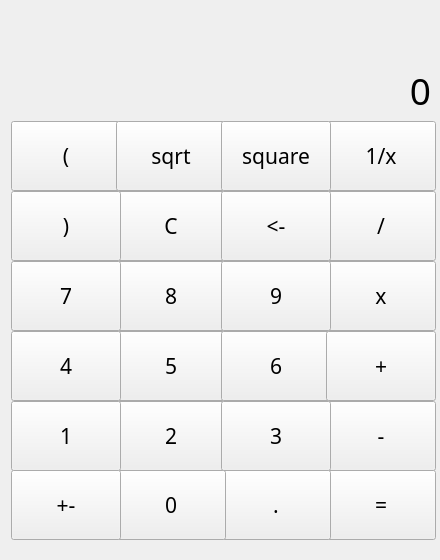
<?xml version="1.0" encoding="UTF-8"?>
<ui version="4.0">
 <class>CalculatorClass</class>
 <widget class="QMainWindow" name="CalculatorClass">
  <property name="geometry">
   <rect>
    <x>0</x>
    <y>0</y>
    <width>440</width>
    <height>560</height>
   </rect>
  </property>
  <property name="minimumSize">
   <size>
    <width>440</width>
    <height>560</height>
   </size>
  </property>
  <property name="maximumSize">
   <size>
    <width>440</width>
    <height>560</height>
   </size>
  </property>
  <property name="windowTitle">
   <string>Calculator</string>
  </property>
  <widget class="QWidget" name="centralWidget">
   <property name="maximumSize">
    <size>
     <width>483</width>
     <height>604</height>
    </size>
   </property>
   <widget class="QWidget" name="gridLayoutWidget">
    <property name="geometry">
     <rect>
      <x>0</x>
      <y>10</y>
      <width>442</width>
      <height>541</height>
     </rect>
    </property>
    <layout class="QGridLayout" name="gridLayout">
     <property name="spacing">
      <number>0</number>
     </property>
     <item row="5" column="1">
      <widget class="QPushButton" name="num_5">
       <property name="minimumSize">
        <size>
         <width>110</width>
         <height>70</height>
        </size>
       </property>
       <property name="maximumSize">
        <size>
         <width>110</width>
         <height>70</height>
        </size>
       </property>
       <property name="font">
        <font>
         <family>Microsoft YaHei</family>
         <pointsize>16</pointsize>
        </font>
       </property>
       <property name="styleSheet">
        <string notr="true"/>
       </property>
       <property name="text">
        <string>5</string>
       </property>
      </widget>
     </item>
     <item row="2" column="3">
      <widget class="QPushButton" name="reciprocal">
       <property name="minimumSize">
        <size>
         <width>110</width>
         <height>70</height>
        </size>
       </property>
       <property name="maximumSize">
        <size>
         <width>110</width>
         <height>70</height>
        </size>
       </property>
       <property name="font">
        <font>
         <family>Microsoft YaHei</family>
         <pointsize>16</pointsize>
        </font>
       </property>
       <property name="text">
        <string>1/x</string>
       </property>
      </widget>
     </item>
     <item row="4" column="3">
      <widget class="QPushButton" name="mult">
       <property name="minimumSize">
        <size>
         <width>110</width>
         <height>70</height>
        </size>
       </property>
       <property name="maximumSize">
        <size>
         <width>110</width>
         <height>70</height>
        </size>
       </property>
       <property name="font">
        <font>
         <family>Microsoft YaHei</family>
         <pointsize>16</pointsize>
        </font>
       </property>
       <property name="text">
        <string>x</string>
       </property>
      </widget>
     </item>
     <item row="4" column="1">
      <widget class="QPushButton" name="num_8">
       <property name="minimumSize">
        <size>
         <width>110</width>
         <height>70</height>
        </size>
       </property>
       <property name="maximumSize">
        <size>
         <width>110</width>
         <height>70</height>
        </size>
       </property>
       <property name="font">
        <font>
         <family>Microsoft YaHei</family>
         <pointsize>16</pointsize>
        </font>
       </property>
       <property name="styleSheet">
        <string notr="true"/>
       </property>
       <property name="text">
        <string>8</string>
       </property>
      </widget>
     </item>
     <item row="3" column="3">
      <widget class="QPushButton" name="div">
       <property name="minimumSize">
        <size>
         <width>110</width>
         <height>70</height>
        </size>
       </property>
       <property name="maximumSize">
        <size>
         <width>110</width>
         <height>70</height>
        </size>
       </property>
       <property name="font">
        <font>
         <family>Microsoft YaHei</family>
         <pointsize>16</pointsize>
        </font>
       </property>
       <property name="text">
        <string>/</string>
       </property>
      </widget>
     </item>
     <item row="8" column="3">
      <widget class="QPushButton" name="equal">
       <property name="minimumSize">
        <size>
         <width>110</width>
         <height>70</height>
        </size>
       </property>
       <property name="maximumSize">
        <size>
         <width>110</width>
         <height>70</height>
        </size>
       </property>
       <property name="font">
        <font>
         <family>Microsoft YaHei</family>
         <pointsize>16</pointsize>
        </font>
       </property>
       <property name="text">
        <string>=</string>
       </property>
      </widget>
     </item>
     <item row="2" column="0">
      <widget class="QPushButton" name="leftParenthesis">
       <property name="sizePolicy">
        <sizepolicy hsizetype="Minimum" vsizetype="Minimum">
         <horstretch>0</horstretch>
         <verstretch>0</verstretch>
        </sizepolicy>
       </property>
       <property name="minimumSize">
        <size>
         <width>110</width>
         <height>70</height>
        </size>
       </property>
       <property name="maximumSize">
        <size>
         <width>110</width>
         <height>70</height>
        </size>
       </property>
       <property name="font">
        <font>
         <family>Microsoft YaHei</family>
         <pointsize>16</pointsize>
        </font>
       </property>
       <property name="whatsThis">
        <string>&lt;html&gt;&lt;head/&gt;&lt;body&gt;&lt;p&gt;(&lt;/p&gt;&lt;/body&gt;&lt;/html&gt;</string>
       </property>
       <property name="text">
        <string>(</string>
       </property>
      </widget>
     </item>
     <item row="3" column="1">
      <widget class="QPushButton" name="clear">
       <property name="minimumSize">
        <size>
         <width>110</width>
         <height>70</height>
        </size>
       </property>
       <property name="maximumSize">
        <size>
         <width>110</width>
         <height>70</height>
        </size>
       </property>
       <property name="font">
        <font>
         <family>Microsoft YaHei</family>
         <pointsize>16</pointsize>
        </font>
       </property>
       <property name="text">
        <string>C</string>
       </property>
      </widget>
     </item>
     <item row="8" column="2">
      <widget class="QPushButton" name="dot">
       <property name="minimumSize">
        <size>
         <width>110</width>
         <height>70</height>
        </size>
       </property>
       <property name="maximumSize">
        <size>
         <width>110</width>
         <height>70</height>
        </size>
       </property>
       <property name="font">
        <font>
         <family>Microsoft YaHei</family>
         <pointsize>16</pointsize>
        </font>
       </property>
       <property name="text">
        <string>.</string>
       </property>
      </widget>
     </item>
     <item row="2" column="1">
      <widget class="QPushButton" name="square">
       <property name="minimumSize">
        <size>
         <width>110</width>
         <height>70</height>
        </size>
       </property>
       <property name="maximumSize">
        <size>
         <width>110</width>
         <height>70</height>
        </size>
       </property>
       <property name="font">
        <font>
         <family>Microsoft YaHei</family>
         <pointsize>16</pointsize>
        </font>
       </property>
       <property name="text">
        <string>sqrt</string>
       </property>
      </widget>
     </item>
     <item row="8" column="1">
      <widget class="QPushButton" name="num_0">
       <property name="minimumSize">
        <size>
         <width>110</width>
         <height>70</height>
        </size>
       </property>
       <property name="maximumSize">
        <size>
         <width>110</width>
         <height>70</height>
        </size>
       </property>
       <property name="font">
        <font>
         <family>Microsoft YaHei</family>
         <pointsize>16</pointsize>
        </font>
       </property>
       <property name="styleSheet">
        <string notr="true"/>
       </property>
       <property name="text">
        <string>0</string>
       </property>
      </widget>
     </item>
     <item row="3" column="0">
      <widget class="QPushButton" name="rightParenthesis">
       <property name="sizePolicy">
        <sizepolicy hsizetype="Minimum" vsizetype="Minimum">
         <horstretch>0</horstretch>
         <verstretch>0</verstretch>
        </sizepolicy>
       </property>
       <property name="minimumSize">
        <size>
         <width>110</width>
         <height>70</height>
        </size>
       </property>
       <property name="maximumSize">
        <size>
         <width>110</width>
         <height>70</height>
        </size>
       </property>
       <property name="font">
        <font>
         <family>Microsoft YaHei</family>
         <pointsize>16</pointsize>
        </font>
       </property>
       <property name="text">
        <string>)</string>
       </property>
      </widget>
     </item>
     <item row="5" column="2">
      <widget class="QPushButton" name="num_6">
       <property name="minimumSize">
        <size>
         <width>110</width>
         <height>70</height>
        </size>
       </property>
       <property name="maximumSize">
        <size>
         <width>110</width>
         <height>70</height>
        </size>
       </property>
       <property name="font">
        <font>
         <family>Microsoft YaHei</family>
         <pointsize>16</pointsize>
        </font>
       </property>
       <property name="styleSheet">
        <string notr="true"/>
       </property>
       <property name="text">
        <string>6</string>
       </property>
      </widget>
     </item>
     <item row="5" column="3">
      <widget class="QPushButton" name="sub">
       <property name="minimumSize">
        <size>
         <width>110</width>
         <height>70</height>
        </size>
       </property>
       <property name="maximumSize">
        <size>
         <width>110</width>
         <height>70</height>
        </size>
       </property>
       <property name="font">
        <font>
         <family>Microsoft YaHei</family>
         <pointsize>16</pointsize>
        </font>
       </property>
       <property name="text">
        <string>+</string>
       </property>
      </widget>
     </item>
     <item row="2" column="2">
      <widget class="QPushButton" name="power">
       <property name="minimumSize">
        <size>
         <width>110</width>
         <height>70</height>
        </size>
       </property>
       <property name="maximumSize">
        <size>
         <width>110</width>
         <height>70</height>
        </size>
       </property>
       <property name="font">
        <font>
         <family>Microsoft YaHei</family>
         <pointsize>16</pointsize>
        </font>
       </property>
       <property name="whatsThis">
        <string>&lt;html&gt;&lt;head/&gt;&lt;body&gt;&lt;p&gt;&lt;span style=&quot; font-size:14pt;&quot;&gt;x&lt;/span&gt;&lt;span style=&quot; font-size:14pt; vertical-align:super;&quot;&gt;2&lt;/span&gt;&lt;/p&gt;&lt;/body&gt;&lt;/html&gt;</string>
       </property>
       <property name="text">
        <string>square</string>
       </property>
      </widget>
     </item>
     <item row="6" column="1">
      <widget class="QPushButton" name="num_2">
       <property name="minimumSize">
        <size>
         <width>110</width>
         <height>70</height>
        </size>
       </property>
       <property name="maximumSize">
        <size>
         <width>110</width>
         <height>70</height>
        </size>
       </property>
       <property name="font">
        <font>
         <family>Microsoft YaHei</family>
         <pointsize>16</pointsize>
        </font>
       </property>
       <property name="styleSheet">
        <string notr="true"/>
       </property>
       <property name="text">
        <string>2</string>
       </property>
      </widget>
     </item>
     <item row="6" column="3">
      <widget class="QPushButton" name="add">
       <property name="minimumSize">
        <size>
         <width>110</width>
         <height>70</height>
        </size>
       </property>
       <property name="maximumSize">
        <size>
         <width>110</width>
         <height>70</height>
        </size>
       </property>
       <property name="font">
        <font>
         <family>Microsoft YaHei</family>
         <pointsize>16</pointsize>
        </font>
       </property>
       <property name="text">
        <string>-</string>
       </property>
      </widget>
     </item>
     <item row="6" column="0">
      <widget class="QPushButton" name="num_1">
       <property name="minimumSize">
        <size>
         <width>110</width>
         <height>70</height>
        </size>
       </property>
       <property name="maximumSize">
        <size>
         <width>110</width>
         <height>70</height>
        </size>
       </property>
       <property name="font">
        <font>
         <family>Microsoft YaHei</family>
         <pointsize>16</pointsize>
        </font>
       </property>
       <property name="styleSheet">
        <string notr="true"/>
       </property>
       <property name="text">
        <string>1</string>
       </property>
      </widget>
     </item>
     <item row="5" column="0">
      <widget class="QPushButton" name="num_4">
       <property name="enabled">
        <bool>true</bool>
       </property>
       <property name="sizePolicy">
        <sizepolicy hsizetype="Minimum" vsizetype="Minimum">
         <horstretch>0</horstretch>
         <verstretch>0</verstretch>
        </sizepolicy>
       </property>
       <property name="minimumSize">
        <size>
         <width>110</width>
         <height>70</height>
        </size>
       </property>
       <property name="maximumSize">
        <size>
         <width>110</width>
         <height>70</height>
        </size>
       </property>
       <property name="font">
        <font>
         <family>Microsoft YaHei</family>
         <pointsize>16</pointsize>
        </font>
       </property>
       <property name="styleSheet">
        <string notr="true"/>
       </property>
       <property name="text">
        <string>4</string>
       </property>
      </widget>
     </item>
     <item row="0" column="0" colspan="4">
      <widget class="QLabel" name="expression">
       <property name="minimumSize">
        <size>
         <width>0</width>
         <height>30</height>
        </size>
       </property>
       <property name="maximumSize">
        <size>
         <width>430</width>
         <height>40</height>
        </size>
       </property>
       <property name="font">
        <font>
         <family>Microsoft YaHei</family>
         <pointsize>10</pointsize>
        </font>
       </property>
       <property name="text">
        <string>&lt;html&gt;&lt;head/&gt;&lt;body&gt;&lt;p align=&quot;right&quot;&gt;&lt;br/&gt;&lt;/p&gt;&lt;/body&gt;&lt;/html&gt;</string>
       </property>
      </widget>
     </item>
     <item row="3" column="2">
      <widget class="QPushButton" name="delete_2">
       <property name="minimumSize">
        <size>
         <width>110</width>
         <height>70</height>
        </size>
       </property>
       <property name="maximumSize">
        <size>
         <width>110</width>
         <height>70</height>
        </size>
       </property>
       <property name="font">
        <font>
         <family>Microsoft YaHei</family>
         <pointsize>16</pointsize>
        </font>
       </property>
       <property name="text">
        <string>&lt;-</string>
       </property>
      </widget>
     </item>
     <item row="6" column="2">
      <widget class="QPushButton" name="num_3">
       <property name="minimumSize">
        <size>
         <width>110</width>
         <height>70</height>
        </size>
       </property>
       <property name="maximumSize">
        <size>
         <width>110</width>
         <height>70</height>
        </size>
       </property>
       <property name="font">
        <font>
         <family>Microsoft YaHei</family>
         <pointsize>16</pointsize>
        </font>
       </property>
       <property name="styleSheet">
        <string notr="true"/>
       </property>
       <property name="text">
        <string>3</string>
       </property>
      </widget>
     </item>
     <item row="4" column="2">
      <widget class="QPushButton" name="num_9">
       <property name="minimumSize">
        <size>
         <width>110</width>
         <height>70</height>
        </size>
       </property>
       <property name="maximumSize">
        <size>
         <width>110</width>
         <height>70</height>
        </size>
       </property>
       <property name="font">
        <font>
         <family>Microsoft YaHei</family>
         <pointsize>16</pointsize>
        </font>
       </property>
       <property name="styleSheet">
        <string notr="true"/>
       </property>
       <property name="text">
        <string>9</string>
       </property>
      </widget>
     </item>
     <item row="8" column="0">
      <widget class="QPushButton" name="minus">
       <property name="minimumSize">
        <size>
         <width>110</width>
         <height>70</height>
        </size>
       </property>
       <property name="maximumSize">
        <size>
         <width>110</width>
         <height>70</height>
        </size>
       </property>
       <property name="font">
        <font>
         <family>Microsoft YaHei</family>
         <pointsize>16</pointsize>
        </font>
       </property>
       <property name="text">
        <string>+-</string>
       </property>
      </widget>
     </item>
     <item row="4" column="0">
      <widget class="QPushButton" name="num_7">
       <property name="sizePolicy">
        <sizepolicy hsizetype="Minimum" vsizetype="Minimum">
         <horstretch>0</horstretch>
         <verstretch>0</verstretch>
        </sizepolicy>
       </property>
       <property name="minimumSize">
        <size>
         <width>110</width>
         <height>70</height>
        </size>
       </property>
       <property name="maximumSize">
        <size>
         <width>110</width>
         <height>70</height>
        </size>
       </property>
       <property name="font">
        <font>
         <family>Microsoft YaHei</family>
         <pointsize>16</pointsize>
        </font>
       </property>
       <property name="styleSheet">
        <string notr="true"/>
       </property>
       <property name="text">
        <string>7</string>
       </property>
      </widget>
     </item>
     <item row="1" column="0" colspan="4">
      <widget class="QLabel" name="result">
       <property name="minimumSize">
        <size>
         <width>0</width>
         <height>80</height>
        </size>
       </property>
       <property name="maximumSize">
        <size>
         <width>430</width>
         <height>80</height>
        </size>
       </property>
       <property name="font">
        <font>
         <family>Microsoft YaHei</family>
         <pointsize>28</pointsize>
        </font>
       </property>
       <property name="layoutDirection">
        <enum>Qt::LeftToRight</enum>
       </property>
       <property name="text">
        <string>&lt;html&gt;&lt;head/&gt;&lt;body&gt;&lt;p align=&quot;right&quot;&gt;&lt;span style=&quot; font-size:28pt;&quot;&gt;0&lt;/span&gt;&lt;/p&gt;&lt;/body&gt;&lt;/html&gt;</string>
       </property>
      </widget>
     </item>
    </layout>
   </widget>
  </widget>
 </widget>
 <layoutdefault spacing="6" margin="11"/>
 <resources>
  <include location="Calculator.qrc"/>
 </resources>
 <connections>
  <connection>
   <sender>num_7</sender>
   <signal>clicked()</signal>
   <receiver>CalculatorClass</receiver>
   <slot>getValue()</slot>
   <hints>
    <hint type="sourcelabel">
     <x>77</x>
     <y>384</y>
    </hint>
    <hint type="destinationlabel">
     <x>9</x>
     <y>373</y>
    </hint>
   </hints>
  </connection>
  <connection>
   <sender>num_8</sender>
   <signal>clicked()</signal>
   <receiver>CalculatorClass</receiver>
   <slot>getValue()</slot>
   <hints>
    <hint type="sourcelabel">
     <x>182</x>
     <y>383</y>
    </hint>
    <hint type="destinationlabel">
     <x>10</x>
     <y>404</y>
    </hint>
   </hints>
  </connection>
  <connection>
   <sender>num_9</sender>
   <signal>clicked()</signal>
   <receiver>CalculatorClass</receiver>
   <slot>getValue()</slot>
   <hints>
    <hint type="sourcelabel">
     <x>322</x>
     <y>390</y>
    </hint>
    <hint type="destinationlabel">
     <x>493</x>
     <y>382</y>
    </hint>
   </hints>
  </connection>
  <connection>
   <sender>num_4</sender>
   <signal>clicked()</signal>
   <receiver>CalculatorClass</receiver>
   <slot>getValue()</slot>
   <hints>
    <hint type="sourcelabel">
     <x>79</x>
     <y>467</y>
    </hint>
    <hint type="destinationlabel">
     <x>5</x>
     <y>445</y>
    </hint>
   </hints>
  </connection>
  <connection>
   <sender>num_5</sender>
   <signal>clicked()</signal>
   <receiver>CalculatorClass</receiver>
   <slot>getValue()</slot>
   <hints>
    <hint type="sourcelabel">
     <x>185</x>
     <y>464</y>
    </hint>
    <hint type="destinationlabel">
     <x>5</x>
     <y>480</y>
    </hint>
   </hints>
  </connection>
  <connection>
   <sender>num_6</sender>
   <signal>clicked()</signal>
   <receiver>CalculatorClass</receiver>
   <slot>getValue()</slot>
   <hints>
    <hint type="sourcelabel">
     <x>312</x>
     <y>450</y>
    </hint>
    <hint type="destinationlabel">
     <x>494</x>
     <y>449</y>
    </hint>
   </hints>
  </connection>
  <connection>
   <sender>num_1</sender>
   <signal>clicked()</signal>
   <receiver>CalculatorClass</receiver>
   <slot>getValue()</slot>
   <hints>
    <hint type="sourcelabel">
     <x>56</x>
     <y>534</y>
    </hint>
    <hint type="destinationlabel">
     <x>6</x>
     <y>523</y>
    </hint>
   </hints>
  </connection>
  <connection>
   <sender>num_2</sender>
   <signal>clicked()</signal>
   <receiver>CalculatorClass</receiver>
   <slot>getValue()</slot>
   <hints>
    <hint type="sourcelabel">
     <x>177</x>
     <y>530</y>
    </hint>
    <hint type="destinationlabel">
     <x>2</x>
     <y>560</y>
    </hint>
   </hints>
  </connection>
  <connection>
   <sender>num_3</sender>
   <signal>clicked()</signal>
   <receiver>CalculatorClass</receiver>
   <slot>getValue()</slot>
   <hints>
    <hint type="sourcelabel">
     <x>328</x>
     <y>534</y>
    </hint>
    <hint type="destinationlabel">
     <x>499</x>
     <y>527</y>
    </hint>
   </hints>
  </connection>
  <connection>
   <sender>num_0</sender>
   <signal>clicked()</signal>
   <receiver>CalculatorClass</receiver>
   <slot>getValue()</slot>
   <hints>
    <hint type="sourcelabel">
     <x>175</x>
     <y>612</y>
    </hint>
    <hint type="destinationlabel">
     <x>2</x>
     <y>640</y>
    </hint>
   </hints>
  </connection>
  <connection>
   <sender>minus</sender>
   <signal>clicked()</signal>
   <receiver>CalculatorClass</receiver>
   <slot>getExpr()</slot>
   <hints>
    <hint type="sourcelabel">
     <x>59</x>
     <y>608</y>
    </hint>
    <hint type="destinationlabel">
     <x>6</x>
     <y>599</y>
    </hint>
   </hints>
  </connection>
  <connection>
   <sender>dot</sender>
   <signal>clicked()</signal>
   <receiver>CalculatorClass</receiver>
   <slot>getValue()</slot>
   <hints>
    <hint type="sourcelabel">
     <x>301</x>
     <y>612</y>
    </hint>
    <hint type="destinationlabel">
     <x>496</x>
     <y>599</y>
    </hint>
   </hints>
  </connection>
  <connection>
   <sender>square</sender>
   <signal>clicked()</signal>
   <receiver>CalculatorClass</receiver>
   <slot>getExpr()</slot>
   <hints>
    <hint type="sourcelabel">
     <x>207</x>
     <y>230</y>
    </hint>
    <hint type="destinationlabel">
     <x>4</x>
     <y>255</y>
    </hint>
   </hints>
  </connection>
  <connection>
   <sender>power</sender>
   <signal>clicked()</signal>
   <receiver>CalculatorClass</receiver>
   <slot>getExpr()</slot>
   <hints>
    <hint type="sourcelabel">
     <x>314</x>
     <y>234</y>
    </hint>
    <hint type="destinationlabel">
     <x>494</x>
     <y>222</y>
    </hint>
   </hints>
  </connection>
  <connection>
   <sender>reciprocal</sender>
   <signal>clicked()</signal>
   <receiver>CalculatorClass</receiver>
   <slot>getExpr()</slot>
   <hints>
    <hint type="sourcelabel">
     <x>428</x>
     <y>239</y>
    </hint>
    <hint type="destinationlabel">
     <x>498</x>
     <y>261</y>
    </hint>
   </hints>
  </connection>
  <connection>
   <sender>div</sender>
   <signal>clicked()</signal>
   <receiver>CalculatorClass</receiver>
   <slot>getExpr()</slot>
   <hints>
    <hint type="sourcelabel">
     <x>417</x>
     <y>302</y>
    </hint>
    <hint type="destinationlabel">
     <x>494</x>
     <y>299</y>
    </hint>
   </hints>
  </connection>
  <connection>
   <sender>mult</sender>
   <signal>clicked()</signal>
   <receiver>CalculatorClass</receiver>
   <slot>getExpr()</slot>
   <hints>
    <hint type="sourcelabel">
     <x>419</x>
     <y>369</y>
    </hint>
    <hint type="destinationlabel">
     <x>502</x>
     <y>413</y>
    </hint>
   </hints>
  </connection>
  <connection>
   <sender>sub</sender>
   <signal>clicked()</signal>
   <receiver>CalculatorClass</receiver>
   <slot>getExpr()</slot>
   <hints>
    <hint type="sourcelabel">
     <x>427</x>
     <y>474</y>
    </hint>
    <hint type="destinationlabel">
     <x>496</x>
     <y>483</y>
    </hint>
   </hints>
  </connection>
  <connection>
   <sender>add</sender>
   <signal>clicked()</signal>
   <receiver>CalculatorClass</receiver>
   <slot>getExpr()</slot>
   <hints>
    <hint type="sourcelabel">
     <x>423</x>
     <y>549</y>
    </hint>
    <hint type="destinationlabel">
     <x>499</x>
     <y>562</y>
    </hint>
   </hints>
  </connection>
  <connection>
   <sender>clear</sender>
   <signal>clicked()</signal>
   <receiver>CalculatorClass</receiver>
   <slot>clear()</slot>
   <hints>
    <hint type="sourcelabel">
     <x>192</x>
     <y>303</y>
    </hint>
    <hint type="destinationlabel">
     <x>7</x>
     <y>330</y>
    </hint>
   </hints>
  </connection>
  <connection>
   <sender>delete_2</sender>
   <signal>clicked()</signal>
   <receiver>CalculatorClass</receiver>
   <slot>del()</slot>
   <hints>
    <hint type="sourcelabel">
     <x>307</x>
     <y>314</y>
    </hint>
    <hint type="destinationlabel">
     <x>494</x>
     <y>334</y>
    </hint>
   </hints>
  </connection>
  <connection>
   <sender>equal</sender>
   <signal>clicked()</signal>
   <receiver>CalculatorClass</receiver>
   <slot>equal()</slot>
   <hints>
    <hint type="sourcelabel">
     <x>432</x>
     <y>634</y>
    </hint>
    <hint type="destinationlabel">
     <x>499</x>
     <y>643</y>
    </hint>
   </hints>
  </connection>
  <connection>
   <sender>leftParenthesis</sender>
   <signal>clicked()</signal>
   <receiver>CalculatorClass</receiver>
   <slot>getExpr()</slot>
   <hints>
    <hint type="sourcelabel">
     <x>60</x>
     <y>222</y>
    </hint>
    <hint type="destinationlabel">
     <x>5</x>
     <y>209</y>
    </hint>
   </hints>
  </connection>
  <connection>
   <sender>rightParenthesis</sender>
   <signal>clicked()</signal>
   <receiver>CalculatorClass</receiver>
   <slot>getExpr()</slot>
   <hints>
    <hint type="sourcelabel">
     <x>62</x>
     <y>299</y>
    </hint>
    <hint type="destinationlabel">
     <x>7</x>
     <y>299</y>
    </hint>
   </hints>
  </connection>
 </connections>
 <slots>
  <slot>getExpr()</slot>
  <slot>getValue()</slot>
  <slot>clear()</slot>
  <slot>del()</slot>
  <slot>equal()</slot>
 </slots>
</ui>
